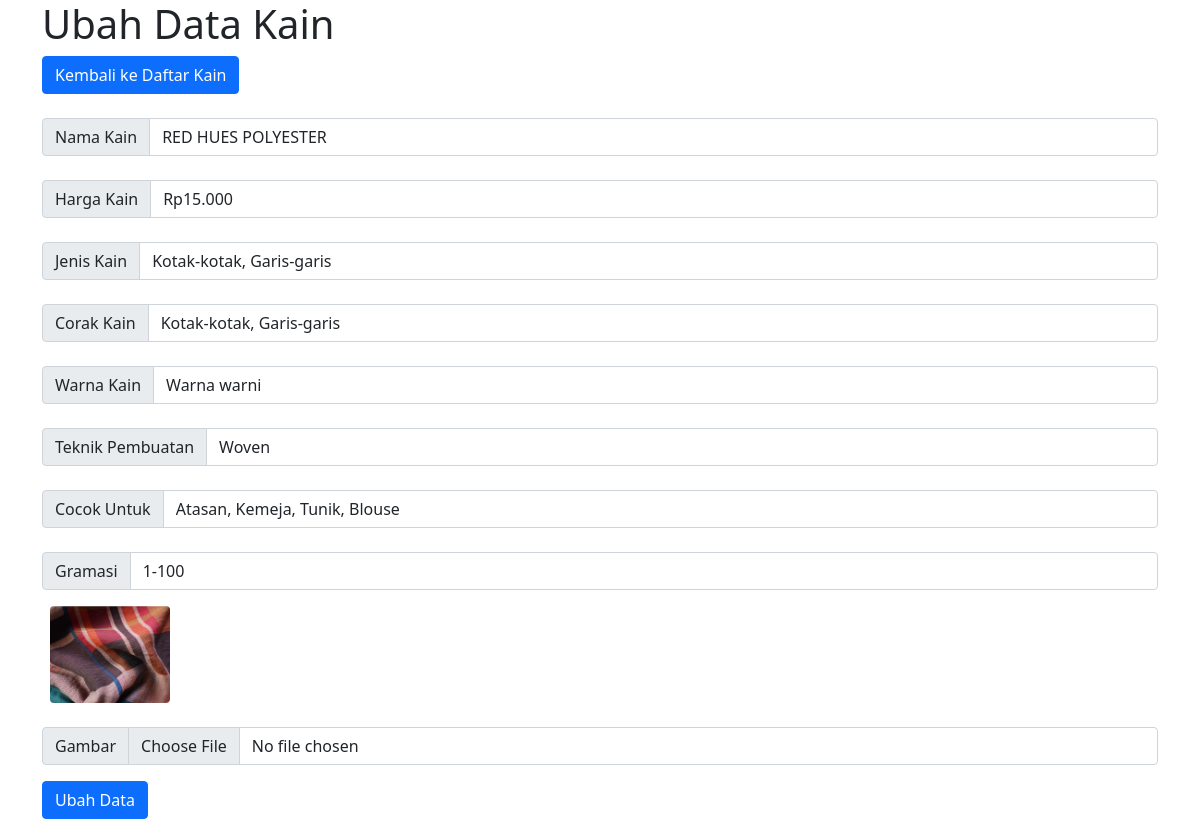
/admin/ubah.php?id=1, run on the app's committed database.
### tables this page shows
CREATE TABLE `kain` (
  `id` int(11) NOT NULL,
  `nama` varchar(255) NOT NULL,
  `harga` char(25) NOT NULL,
  `jenis` varchar(255) NOT NULL,
  `corak` varchar(255) NOT NULL,
  `warna` varchar(255) NOT NULL,
  `teknik_pembuatan` varchar(255) NOT NULL,
  `cocok_untuk` varchar(255) NOT NULL,
  `gramasi` char(8) NOT NULL,
  `gambar` varchar(255) NOT NULL
);

### admin/functions.php (called while the page is built, shortened)
<?php
function koneksi() {
    $conn = mysqli_connect('localhost', 'root', 'root', 'tubes') or die('Koneksi ke DB GAGAL!');
    return $conn;
}
function query($query) {
    $conn = koneksi();
    $result = mysqli_query($conn, $query) or die(mysqli_error($conn));
    $rows = [];
    while($row = mysqli_fetch_assoc($result)) {
    $rows[] = $row;
  }
  return $rows;
}

### admin/ubah.php (the view, shortened to what this page needs)
<?php
require 'functions.php';
$id = $_GET["id"];
$k = query("SELECT * FROM kain WHERE id = $id")[0];
  ?>
<!doctype html>
<html lang="en">
  <head>
    <link href="https://cdn.jsdelivr.net/npm/bootstrap@5.1.3/dist/css/bootstrap.min.css" rel="stylesheet">
  </head>
  <body>
    <div class="container">
      <h1>Ubah Data Kain</h1>
      <a href="admin.php" class="btn btn-primary">Kembali ke Daftar Kain</a>
      <form action="" method="post" autocomplete="off" enctype="multipart/form-data">
      <div class="input-group mt-4 mb-3">
           <span class="input-group-text">Nama Kain</span>
           <input type="text" class="form-control" id="nama" name="nama" value="<?= $k['nama']; ?>" required>
      </div>
      <div class="input-group mt-4 mb-3">
           <span class="input-group-text">Harga Kain</span>
           <input type="text" class="form-control" id="harga" name="harga" value="<?= $k['harga']; ?>" required>
      </div>
      <div class="input-group mt-4 mb-3">
           <span class="input-group-text">Jenis Kain</span>
           <input type="text" class="form-control" id="jenis" name="jenis" value="<?= $k['corak']; ?>" required>
      </div>
      <div class="input-group mt-4 mb-3">
           <span class="input-group-text">Corak Kain</span>
           <input type="text" class="form-control" id="corak" name="corak" value="<?= $k['corak']; ?>" required>
      </div>
      <div class="input-group mt-4 mb-3">
           <span class="input-group-text">Warna Kain</span>
           <input type="text" class="form-control" id="warna" name="warna" value="<?= $k['warna']; ?>" required>
      </div>
      <div class="input-group mt-4 mb-3">
           <span class="input-group-text">Teknik Pembuatan</span>
           <input type="text" class="form-control" id="teknik" name="teknik_pembuatan" value="<?= $k['teknik_pembuatan']; ?>" required>
      </div>
      <div class="input-group mt-4 mb-3">
           <span class="input-group-text">Cocok Untuk</span>
           <input type="text" class="form-control" id="cocok" name="cocok_untuk" value="<?= $k['cocok_untuk']; ?>" required>
      </div>
      <div class="input-group mt-4 mb-3">
           <span class="input-group-text">Gramasi</span>
           <input type="text" class="form-control" id="gramasi" name="gramasi" value="<?= $k['gramasi']; ?>" required>
      </div>
          <img src="../img/<?= $k['gambar']; ?>" class=" mx-2 rounded-2 img-preview" width="120" style="display: block;" id="img-preview">
      <div class="input-group mt-4 mb-3">
           <span class="input-group-text">Gambar</span>
           <input type="file" class="form-control gambar" name="gambar" id="gambar" onchange="previewImage()">
      </div>
                  <button type="submit" class="btn btn-primary" name="ubah">Ubah Data</button>
              </form>
          </div>
  </body>
</html>

### data on the page
kain: nama "RED HUES POLYESTER", harga "Rp15.000", jenis "Kotak-kotak, Garis-garis", corak "Kotak-kotak, Garis-garis", warna "Warna warni", teknik_pembuatan "Woven", cocok_untuk "Atasan, Kemeja, Tunik, Blouse", gramasi "1-100", gambar (picture)
